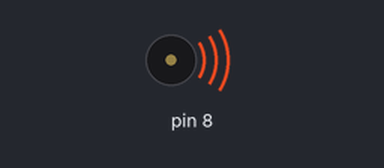
The sketch below on a simulated Arduino Uno, built with avr-gcc and run on an emulated ATmega328P. Parts: buzzer (waves = sounding).

Above: at 0.05 s.
Timing chart, 0 to 3.0 s (numbered marks = the images above):
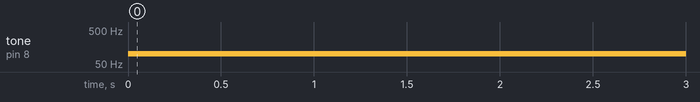

Measured:
- by itself, tone on pin 8: silent → 100 Hz at 0.00 s

The sketch:

04_01_Sound.ino
```cpp
  void setup() {

  }

  void loop() {

  // Der Lautsprecher an Pin 8 wird mit der Tonhöhe „100“ aktiviert
  tone(8, 100);

  // Pause für 1 Sekunde – Der Lautsprecher bleibt für diese Zeit aktiv.
  delay(1000);

  // Der Lautsprecher an Pin 8 wird deaktiviert
  noTone(8);

  }
```
